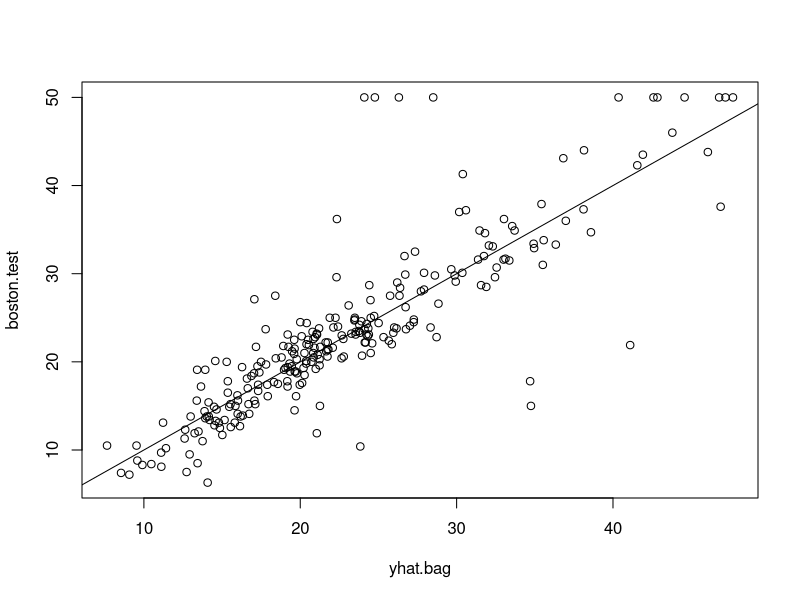

Recreate this plot in R.
# Comparing different models on the same dataset

# Forrest
# Random Forest : mtry and ntree parameters
# Boosting
# Bagging
# Gradient Boosting
# XGBoost

library(randomForest)
library(MASS)
set.seed(1)
data(Boston)
train <- sample(1:nrow(Boston), nrow(Boston) / 2)
boston.test <- Boston[-train, "medv"]

bag.boston <- randomForest(medv ~ ., data = Boston, subset = train, mtry = 13, importance = TRUE)

yhat.bag <- predict(bag.boston, newdata = Boston[-train,])
plot(yhat.bag, boston.test)
abline(0, 1)
mean((yhat.bag - boston.test)^2)

bag.boston <- randomForest(medv ~ ., data = Boston, subset = train, mtry = 13, ntree = 25)
